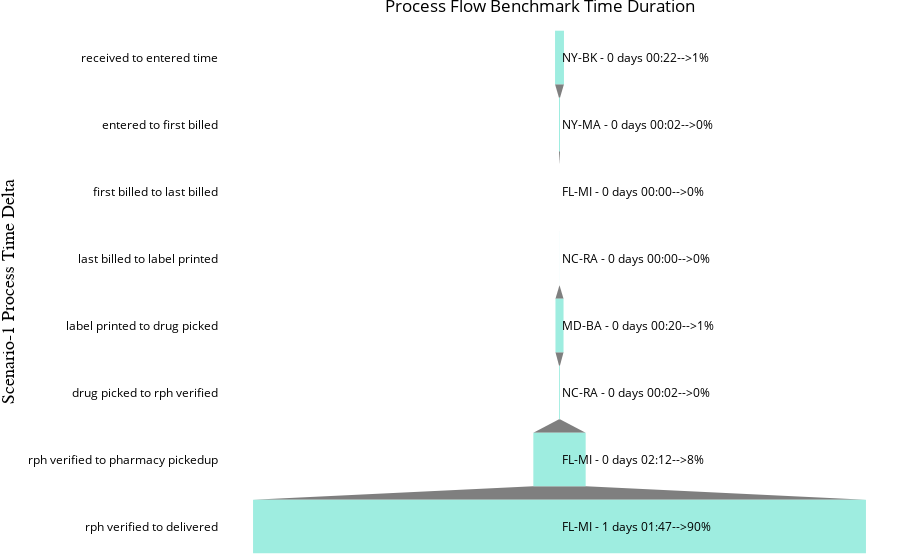

This figure's notebook cell:
### Code cell
fig = make_subplots()
fig.layout.coloraxis.colorbar.title = 'another title'

fig.add_trace(
    go.Funnel(
    y = variable_names,
    x = values_to_be_used,showlegend=False,
    textposition='none',
        #name='Continous Process',
        marker = {"color": [green_color, green_color, green_color, green_color, green_color,\
                           green_color, green_color, green_color,green_color]}))


for i,y,k in zip(variable_names,annotation_names,per_annot):
    fig.add_annotation(y=i,xanchor='left',
                text=y+'-->'+str(k)+'%',align='right',showarrow=False)

fig.update_layout(margin={"r":0,"t":24,"l":0,"b":0},paper_bgcolor='rgb(255,255,255)',plot_bgcolor='rgba(0,0,0,0)',
                  title={'text':'Process Flow Benchmark Time Duration','xanchor': 'center','x':0.6,
},font=dict(color='black'),
                  
xaxis=dict(
    title='x Axis',
    titlefont=dict(
        family='Arial',
        size=18,
        color='black'
    )
),
yaxis=dict(
    title='Scenario-1 Process Time Delta',
    titlefont=dict(
        family='Arial',
        size=18,
        color='black'
    )
))


fig.write_image(output_distribution_sce_1+"Scenario_1_min_overall.png") #pip install -U kaleido & restart jupyter

fig.show()

### Figure 1 — Plotly figure (JSON) as saved in the notebook; plotly's stock layout.template omitted (floating-point values rounded to 4 significant figures)
{"data": [{"marker": {"color": ["#9EEDE0", "#9EEDE0", "#9EEDE0", "#9EEDE0", "#9EEDE0", "#9EEDE0", "#9EEDE0", "#9EEDE0", "#9EEDE0"]}, "showlegend": false, "textposition": "none", "type": "funnel", "x": [1351000000000, 161000000000, 0, 8000000000, 1225000000000, 132000000000, 7932000000000, 92878000000000], "y": ["received to entered time", "entered to first billed", "first billed to last billed", "last billed to label printed", "label printed to drug picked", "drug picked to rph verified", "rph verified to pharmacy pickedup", "rph verified to delivered"]}], "layout": {"annotations": [{"align": "right", "showarrow": false, "text": "NY-BK - 0 days 00:22-->1%", "xanchor": "left", "y": "received to entered time"}, {"align": "right", "showarrow": false, "text": "NY-MA - 0 days 00:02-->0%", "xanchor": "left", "y": "entered to first billed"}, {"align": "right", "showarrow": false, "text": "FL-MI - 0 days 00:00-->0%", "xanchor": "left", "y": "first billed to last billed"}, {"align": "right", "showarrow": false, "text": "NC-RA - 0 days 00:00-->0%", "xanchor": "left", "y": "last billed to label printed"}, {"align": "right", "showarrow": false, "text": "MD-BA - 0 days 00:20-->1%", "xanchor": "left", "y": "label printed to drug picked"}, {"align": "right", "showarrow": false, "text": "NC-RA - 0 days 00:02-->0%", "xanchor": "left", "y": "drug picked to rph verified"}, {"align": "right", "showarrow": false, "text": "FL-MI - 0 days 02:12-->8%", "xanchor": "left", "y": "rph verified to pharmacy pickedup"}, {"align": "right", "showarrow": false, "text": "FL-MI - 1 days 01:47-->90%", "xanchor": "left", "y": "rph verified to delivered"}], "coloraxis": {"colorbar": {"title": {"text": "another title"}}}, "font": {"color": "black"}, "margin": {"b": 0, "l": 0, "r": 0, "t": 24}, "paper_bgcolor": "rgb(255,255,255)", "plot_bgcolor": "rgba(0,0,0,0)", "title": {"text": "Process Flow Benchmark Time Duration", "x": 0.6, "xanchor": "center"}, "xaxis": {"anchor": "y", "domain": [0, 1], "title": {"font": {"color": "black", "family": "Arial", "size": 18}, "text": "x Axis"}}, "yaxis": {"anchor": "x", "domain": [0, 1], "title": {"font": {"color": "black", "family": "Arial", "size": 18}, "text": "Scenario-1 Process Time Delta"}}}}
